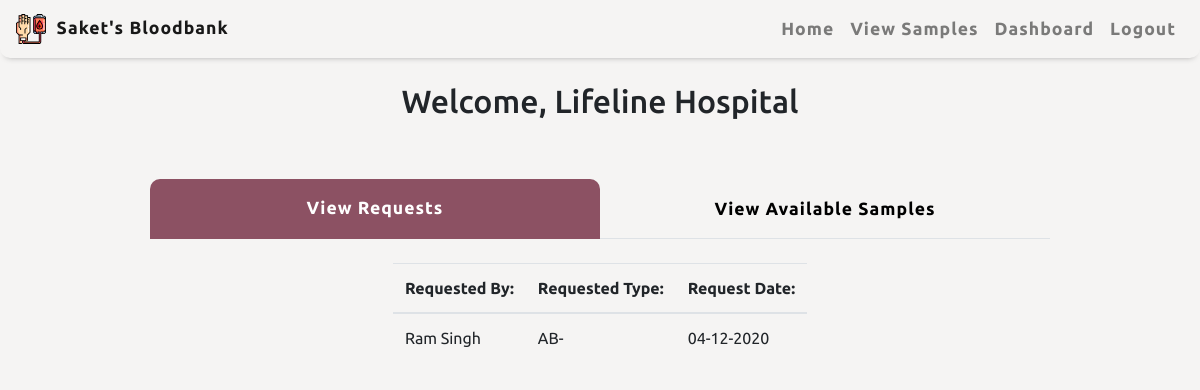
The page /dashboard.php (signed in) on the database its author committed.
### tables this page shows
CREATE TABLE `Hospitals` (
  `hos_id` int(10) NOT NULL,
  `user_id` int(10) NOT NULL,
  `name` varchar(100) NOT NULL
);

CREATE TABLE `Requests` (
  `req_id` int(10) NOT NULL,
  `rcvr_id` int(10) NOT NULL,
  `hos_id` int(10) NOT NULL,
  `req_date` date DEFAULT NULL
);

CREATE TABLE `Receivers` (
  `rcvr_id` int(10) NOT NULL,
  `user_id` int(10) NOT NULL,
  `first_name` varchar(20) NOT NULL,
  `last_name` varchar(20) NOT NULL,
  `rcvr_blood_type` varchar(3) NOT NULL
);

### DataSource/db.php (called while the page is built, shortened)
<?php
class DataSource
{
    private $conn;
    function __construct()
    {
        $this->conn = $this->getConnection();
    }
    public function getConnection()
    {
        $conn = mysqli_connect(DB_HOST, DB_USERNAME, DB_PASSWORD, DB_NAME);
        return $conn;
    }
    public function select($query, $paramType = "", $paramArray = array())
    {
        $stmt = mysqli_prepare($this->conn, $query);
        if (!empty($paramType) && !empty($paramArray)) {
            $this->bindQueryParams($stmt, $paramType, $paramArray);
        }
        mysqli_stmt_execute($stmt);
        $result = mysqli_stmt_get_result($stmt);
        if (mysqli_num_rows($result) > 0) {
            while ($row = mysqli_fetch_assoc($result)) {
                $resultset[] = $row;
            }
        }
        if (!empty($resultset)) {
            return $resultset;
        }
    }
    public function bindQueryParams($stmt, $paramType, $paramArray = array())
    {
        $paramValueReference[] = &$paramType;
        for ($i = 0; $i < count($paramArray); $i++) {
            $paramValueReference[] = &$paramArray[$i];
        }
        call_user_func_array(array(
            $stmt,
            'bind_param'
        ), $paramValueReference);
    }
}

### Model/User.php (called while the page is built, shortened)
<?php
class User
{
    private $ds;
    function __construct()
    {
        require_once('./DataSource/db.php');
        $this->ds = new DataSource();
    }
    public function getUserName()
    {
        if ($_SESSION['logged_in']) {
            $user_type = $_SESSION["user_type"];
            if ($user_type === "R") {
                $query = "SELECT first_name, last_name FROM Receivers
                            WHERE user_id = ?";
                $paramType = "i";
                $paramValue = array(
                    $_SESSION["user_id"]
                );
                $result = $this->ds->select($query, $paramType, $paramValue);
                $name = $result[0]['first_name'] . ' ' . $result[0]['last_name'];
                return $name;
            } else {
                $query = "SELECT name FROM Hospitals WHERE user_id = ?";
                $paramType = "i";
                $paramValue = array(
                    $_SESSION["user_id"]
                );
                $result = $this->ds->select($query, $paramType, $paramValue);
                $name = $result[0]['name'];
                return $name;
            }
        }
    }
}

### Model/Dashboard.php (called while the page is built, shortened)
<?php
class Dashboard {
    private $ds;
    private $hos_id;
    function __construct()
    {
        require_once('./DataSource/db.php');
        $this->ds = new DataSource;
        $this->setHospitalId();
    }
    public function setHospitalId() {
        $user_id = $_SESSION['user_id'];
        $query = "SELECT hos_id FROM Hospitals WHERE user_id = ?";
        $paramType = 'i';
        $paramValue = array($user_id);
        $result = $this->ds->select($query, $paramType, $paramValue);
        $this->hos_id = $result[0]['hos_id'];
    }
    function viewSampleRequests() {
        $query = 'SELECT first_name, last_name, rcvr_blood_type, req_date
                    FROM Receivers
                    INNER JOIN Requests
                    USING (rcvr_id)
                    WHERE hos_id = ?';
        $paramType = 'i';
        $paramValue = array(
            $this->hos_id
        );
        return $this->ds->select($query, $paramType, $paramValue);
    }
}

### components/dashboard_helpers/requestsTable.php (the view)
<?php
    $dashboard = new Dashboard();
    $sample_requests = $dashboard->viewSampleRequests();
    $html = "
            <table class='table table-hover'>
                <thead>
                    <tr>
                        <th>Requested By:</th>
                        <th>Requested Type:</th>
                        <th>Request Date:</th>
                    </tr>
                </thead>
                <tbody>";
            if(!$sample_requests){
                $html .= "
                    <tr>
                        <td colspan='3'>No Requests to show right now.</td>
                    </tr>";
            }
            else{
                foreach ($sample_requests as $row) {
                    $html .= "
                    <tr>
                        <td>$row[first_name] $row[last_name]</td>
                        <td>$row[rcvr_blood_type]</td>
                        <td>".date('d-m-Y',strtotime($row['req_date']))."</td>
                    </tr>";
                }
            }
    $html .= "</tbody>
            </table>";
    echo $html;
?>

### components/welcomeBanner.php (shortened to what this page needs)
<div id="user-banner" class="my-4 w-100 text-center">
    <h2 >
        Welcome,
        <?php
        require_once("./Model/User.php");
        $user = new User();
        $user_name = $user->getUserName();
        if($_SESSION['user_type'] === "R"){
            $blood_type = $user->getUserBloodType();
            echo $user_name." [Blood Type: $blood_type]";
        }
        else{
            echo $user_name;
        }
        ?>
    </h2>
</div>

### css/main.css (style rules this page uses)
body, html { margin: 0; height: 100vh; width: 100vw; font-family: "Ubuntu", sans-serif; overflow-x: hidden; background-color: #F5F4F3; }

### rows shown on the page
hospitals: name "Lifeline Hospital"
requests: rcvr.first_name "Ram", rcvr.last_name "Singh", rcvr.rcvr_blood_type "AB-", req_date "04-12-2020"
